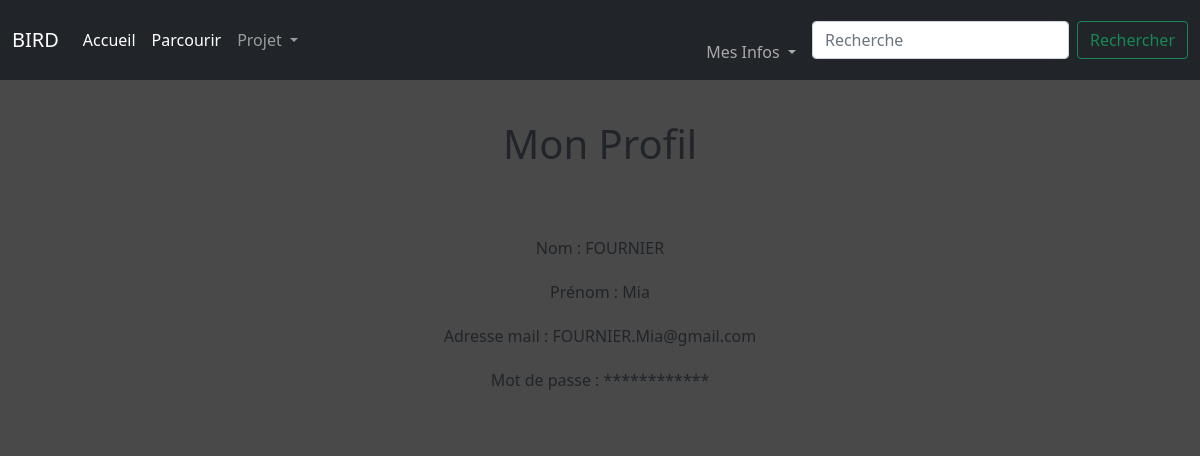
/profil (signed in), run on the app's committed database.
### tables this page shows
CREATE TABLE utilisateurs(id_user INTEGER PRIMARY KEY AUTOINCREMENT, nom TEXT, prénom TEXT,niveau VARCHAR(1), mail TEXT, mdp TEXT);

### app.py (the view)
@app.route('/profil')
def voirleprofil():
     db = sqlite3.connect('database.db')
     cursor = db.cursor()
     if test_login():
          id_user = session.get('id')
          cursor.execute("SELECT niveau FROM utilisateurs WHERE id_user=?",(id_user,))
          niveau=cursor.fetchall()[0][0]
          cursor.execute("SELECT nom, prénom, mail, mdp FROM utilisateurs WHERE id_user=?",(id_user,))
          L= cursor.fetchall()
          db.close()
          mdp=L[0][3]
          mdp2=''
          for i in range(len(mdp)):
               mdp2+='*'
          if niveau=='A':
               return render_template('profil.html',data='e',L=L,mdp=mdp2)
          else:
               return render_template('profil.html',data=1,L=L,mdp=mdp2)
     else:
          db.close()
          return render_template('/erreur.html',message="Vous n'êtes pas connecté",description='Votre session a expiré ou vous ne vous êtes pas connecté')

### app.py (called while the page is built)
@app.context_processor
def handle_context():
    return dict(os=os)

def test_login():
     if session.get("id")!=None:
          return True
     else:
          return False

### templates/profil.html (shortened to what this page needs)
{% extends 'layout.html' %}
{% block content %}
<link rel="stylesheet" href='/static/styles/profil.css' />
<body>
    <h1 style='margin-top: 20px;
                text-align: center;'>Mon Profil</h1>
    <div class="infos">
        <p style='margin-top: 20px; text-align: center;'> Nom : {{ L[0][0] }} </p>
        <p style='margin-top: 20px; text-align: center;'> Prénom : {{ L[0][1] }} </p>
        <p style='margin-top: 20px; text-align: center;'> Adresse mail : {{ L[0][2] }} </p>
        <p style='margin-top: 20px; text-align: center;'> Mot de passe : {{ mdp }} </p>
    </div>
</body>
{% endblock %}

### static/styles/stylehome.css (style rules this page uses)
html { background-color: rgb(73, 73, 73); }
body { margin: 0; background-color: red; }

### static/styles/profil.css (style rules this page uses)
body { background-color: rgb(73, 73, 73); }
h1 { text-align: center; background-color:rgb(73, 73, 73) ; padding : 20px; }
.infos { background-color:rgb(73, 73, 73) ; padding : 20px; }

### data on the page
utilisateurs: nom "FOURNIER", prénom "Mia", mail "FOURNIER.Mia@gmail.com"

### other printed values
{{ mdp }} "************"
